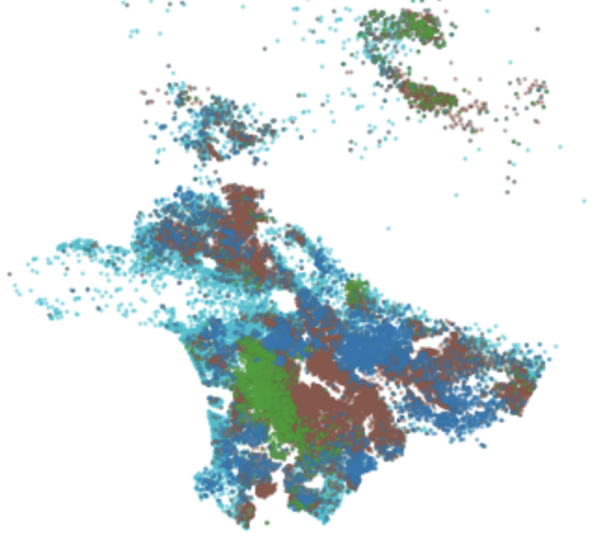
#> input picture exampleImages/la_county_small.png, 611 x 542 px, shrunk from 1018 x 904 before the run
$ python morphsnakesExample.py
#> lines starting #> are read from the running program, lines starting #| are printed output that depends on the picture; after the words box and inside, x2 and y2 are one past the last pixel; in counts of white or black regions, pixels touching at a corner belong together; long printed decimals are rounded
### model/contour.py
import numpy as np
import matplotlib.pyplot as plt
from skimage.color import rgb2gray
from skimage import io
from skimage.filters import gaussian
from skimage.segmentation import active_contour, quickshift
from skimage.util import img_as_float
from random import randint
import cv2
from shapely.geometry import Polygon
from shapely.geometry import Point


def count_population(path):
    img = cv2.imread(path, cv2.IMREAD_GRAYSCALE)
    n_white_pix = np.sum(img != 255)
    return n_white_pix * 100


# [46 lines left out: functions find_population_in_contour, score, not called in this run]


# [43 lines that do not run on import are left out]

    # [9 lines of commented-out code are left out]

### model/clustering.py
import numpy as np
import matplotlib.pyplot as plt
from skimage import io
from sklearn.cluster import KMeans
import cv2

def find_centers(PATH, viz=False):

    # [17 lines left out: function getColor, not called in this run]


    n = 8
    img = cv2.imread(PATH, cv2.IMREAD_GRAYSCALE)
    pts = np.array([[0, 0]])
    for i in range(img.shape[0]):
        for j in range(img.shape[1]):
            if (img[i][j] < 250):
                pts = np.append(pts, [[i, j]], axis=0)

    clf = KMeans(n_clusters=n, random_state=0)
    clf.fit(pts)

    if viz:
        clf.fit(pts)
        print('Num clusters=', n)
        print('Cluster centers:', clf.cluster_centers_)

        img = cv2.imread(PATH)
        for p, l in zip(pts, clf.labels_):
            img[p[0]][p[1]] = getColor(l)

        cv2.imwrite('result_KMeans.jpg', img)

        fig, ax = plt.subplots(figsize=(7, 7))
        ax.imshow(img)
        ax.set_xticks([]), ax.set_yticks([])
        ax.axis([0, img.shape[1], img.shape[0], 0])
        plt.show()

    return clf.cluster_centers_

### model/morphsnakes.py
# -*- coding: utf-8 -*-

"""
====================
Morphological Snakes
====================

*Morphological Snakes* [1]_ are a family of methods for image segmentation.
Their behavior is similar to that of active contours (for example, *Geodesic
Active Contours* [2]_ or *Active Contours without Edges* [3]_). However,
*Morphological Snakes* use morphological operators (such as dilation or
erosion) over a binary array instead of solving PDEs over a floating point
array, which is the standard approach for active contours. This makes
*Morphological Snakes* faster and numerically more stable than their
traditional counterpart.

There are two *Morphological Snakes* methods available in this implementation:
*Morphological Geodesic Active Contours* (**MorphGAC**, implemented in the
function ``morphological_geodesic_active_contour``) and *Morphological Active
Contours without Edges* (**MorphACWE**, implemented in the function
``morphological_chan_vese``).

**MorphGAC** is suitable for images with visible contours, even when these
contours might be noisy, cluttered, or partially unclear. It requires, however,
that the image is preprocessed to highlight the contours. This can be done
using the function ``inverse_gaussian_gradient``, although the user might want
to define their own version. The quality of the **MorphGAC** segmentation
depends greatly on this preprocessing step.

On the contrary, **MorphACWE** works well when the pixel values of the inside
and the outside regions of the object to segment have different averages.
Unlike **MorphGAC**, **MorphACWE** does not require that the contours of the
object are well defined, and it works over the original image without any
preceding processing. This makes **MorphACWE** easier to use and tune than
**MorphGAC**.

References
----------

.. [1] A Morphological Approach to Curvature-based Evolution of Curves and
       Surfaces, Pablo Márquez-Neila, Luis Baumela and Luis Álvarez. In IEEE
       Transactions on Pattern Analysis and Machine Intelligence (PAMI),
       2014, DOI 10.1109/TPAMI.2013.106
.. [2] Geodesic Active Contours, Vicent Caselles, Ron Kimmel and Guillermo
       Sapiro. In International Journal of Computer Vision (IJCV), 1997,
       DOI:10.1023/A:1007979827043
.. [3] Active Contours without Edges, Tony Chan and Luminita Vese. In IEEE
       Transactions on Image Processing, 2001, DOI:10.1109/83.902291

"""
__author__ = "P. Márquez Neila <p.mneila@upm.es>"


from itertools import cycle

import numpy as np
from scipy import ndimage as ndi

__all__ = ['morphological_chan_vese',
           'morphological_geodesic_active_contour',
           'inverse_gaussian_gradient',
           'circle_level_set',
           'checkerboard_level_set'
           ]


__version__ = (2, 0, 1)
__version_str__ = ".".join(map(str, __version__))


class _fcycle(object):

    def __init__(self, iterable):
        """Call functions from the iterable each time it is called."""
        self.funcs = cycle(iterable)

    def __call__(self, *args, **kwargs):
        f = next(self.funcs)
        return f(*args, **kwargs)


# SI and IS operators for 2D and 3D.
_P2 = [np.eye(3),
       np.array([[0, 1, 0]] * 3),
       np.flipud(np.eye(3)),
       np.rot90([[0, 1, 0]] * 3)]
_P3 = [np.zeros((3, 3, 3)) for i in range(9)]

_P3[0][:, :, 1] = 1
_P3[1][:, 1, :] = 1
_P3[2][1, :, :] = 1
_P3[3][:, [0, 1, 2], [0, 1, 2]] = 1
_P3[4][:, [0, 1, 2], [2, 1, 0]] = 1
_P3[5][[0, 1, 2], :, [0, 1, 2]] = 1
_P3[6][[0, 1, 2], :, [2, 1, 0]] = 1
_P3[7][[0, 1, 2], [0, 1, 2], :] = 1
_P3[8][[0, 1, 2], [2, 1, 0], :] = 1


def sup_inf(u):
    """SI operator."""

    if np.ndim(u) == 2:
        P = _P2
    elif np.ndim(u) == 3:
        P = _P3
    else:
        raise ValueError("u has an invalid number of dimensions "
                         "(should be 2 or 3)")

    erosions = []
    for P_i in P:
        erosions.append(ndi.binary_erosion(u, P_i))

    return np.array(erosions, dtype=np.int8).max(0)


def inf_sup(u):
    """IS operator."""

    if np.ndim(u) == 2:
        P = _P2
    elif np.ndim(u) == 3:
        P = _P3
    else:
        raise ValueError("u has an invalid number of dimensions "
                         "(should be 2 or 3)")

    dilations = []
    for P_i in P:
        dilations.append(ndi.binary_dilation(u, P_i))

    return np.array(dilations, dtype=np.int8).min(0)


_curvop = _fcycle([lambda u: sup_inf(inf_sup(u)),   # SIoIS
                   lambda u: inf_sup(sup_inf(u))])  # ISoSI


def _check_input(image, init_level_set):
    """Check that shapes of `image` and `init_level_set` match."""
    if not image.ndim in [2, 3]:
        raise ValueError("`image` must be a 2 or 3-dimensional array.")

    if len(image.shape) != len(init_level_set.shape):
        raise ValueError("The dimensions of the initial level set do not "
                         "match the dimensions of the image.")


def _init_level_set(init_level_set, image_shape):
    """Auxiliary function for initializing level sets with a string.

    If `init_level_set` is not a string, it is returned as is.
    """
    if isinstance(init_level_set, str):
        if init_level_set == 'checkerboard':
            res = checkerboard_level_set(image_shape)
        elif init_level_set == 'circle':
            res = circle_level_set(image_shape)
        else:
            raise ValueError("`init_level_set` not in "
                             "['checkerboard', 'circle']")
    else:
        res = init_level_set
    return res


def circle_level_set(image_shape, center=None, radius=None):
    """Create a circle level set with binary values.

    Parameters
    ----------
    image_shape : tuple of positive integers
        Shape of the image
    center : tuple of positive integers, optional
        Coordinates of the center of the circle given in (row, column). If not
        given, it defaults to the center of the image.
    radius : float, optional
        Radius of the circle. If not given, it is set to the 75% of the
        smallest image dimension.

    Returns
    -------
    out : array with shape `image_shape`
        Binary level set of the circle with the given `radius` and `center`.

    See also
    --------
    checkerboard_level_set
    """

    if center is None:
        center = tuple(i // 2 for i in image_shape)

    if radius is None:
        radius = min(image_shape) * 3.0 / 8.0

    grid = np.mgrid[[slice(i) for i in image_shape]]
    grid = (grid.T - center).T
    phi = radius - np.sqrt(np.sum((grid)**2, 0))
    res = np.int8(phi > 0)
    return res


# [58 lines left out: functions checkerboard_level_set, inverse_gaussian_gradient, not called in this run]


def morphological_chan_vese(image, iterations, init_level_set='checkerboard',
                            smoothing=1, lambda1=1, lambda2=1,
                            iter_callback=lambda x: None):
    """Morphological Active Contours without Edges (MorphACWE)

    Active contours without edges implemented with morphological operators. It
    can be used to segment objects in images and volumes without well defined
    borders. It is required that the inside of the object looks different on
    average than the outside (i.e., the inner area of the object should be
    darker or lighter than the outer area on average).

    Parameters
    ----------
    image : (M, N) or (L, M, N) array
        Grayscale image or volume to be segmented.
    iterations : uint
        Number of iterations to run
    init_level_set : str, (M, N) array, or (L, M, N) array
        Initial level set. If an array is given, it will be binarized and used
        as the initial level set. If a string is given, it defines the method
        to generate a reasonable initial level set with the shape of the
        `image`. Accepted values are 'checkerboard' and 'circle'. See the
        documentation of `checkerboard_level_set` and `circle_level_set`
        respectively for details about how these level sets are created.
    smoothing : uint, optional
        Number of times the smoothing operator is applied per iteration.
        Reasonable values are around 1-4. Larger values lead to smoother
        segmentations.
    lambda1 : float, optional
        Weight parameter for the outer region. If `lambda1` is larger than
        `lambda2`, the outer region will contain a larger range of values than
        the inner region.
    lambda2 : float, optional
        Weight parameter for the inner region. If `lambda2` is larger than
        `lambda1`, the inner region will contain a larger range of values than
        the outer region.
    iter_callback : function, optional
        If given, this function is called once per iteration with the current
        level set as the only argument. This is useful for debugging or for
        plotting intermediate results during the evolution.

    Returns
    -------
    out : (M, N) or (L, M, N) array
        Final segmentation (i.e., the final level set)

    See also
    --------
    circle_level_set, checkerboard_level_set

    Notes
    -----

    This is a version of the Chan-Vese algorithm that uses morphological
    operators instead of solving a partial differential equation (PDE) for the
    evolution of the contour. The set of morphological operators used in this
    algorithm are proved to be infinitesimally equivalent to the Chan-Vese PDE
    (see [1]_). However, morphological operators are do not suffer from the
    numerical stability issues typically found in PDEs (it is not necessary to
    find the right time step for the evolution), and are computationally
    faster.

    The algorithm and its theoretical derivation are described in [1]_.

    References
    ----------
    .. [1] A Morphological Approach to Curvature-based Evolution of Curves and
           Surfaces, Pablo Márquez-Neila, Luis Baumela, Luis Álvarez. In IEEE
           Transactions on Pattern Analysis and Machine Intelligence (PAMI),
           2014, DOI 10.1109/TPAMI.2013.106
    """
    print('Calling local morphological_chan_vese')
    counter = 0
    init_level_set = _init_level_set(init_level_set, image.shape)

    _check_input(image, init_level_set)

    u = np.int8(init_level_set > 0)

    iter_callback(u, counter)

    res = 0

    for _ in range(iterations):

        # inside = u > 0
        # outside = u <= 0
        c0 = (image * (1 - u)).sum() / float((1 - u).sum() + 1e-8)
        c1 = (image * u).sum() / float(u.sum() + 1e-8)

        # Image attachment
        du = np.gradient(u)
        abs_du = np.abs(du).sum(0)

        # abs_du = (1-res)*abs_du

        aux = abs_du * (lambda1 * (image - c1)**2 - lambda2 * (image - c0)**2)

        u[aux < 0] = 1
        u[aux > 0] = 0

        # Smoothing
        for _ in range(smoothing):
            u = _curvop(u)

        res = iter_callback(u, counter, res)

        if res > 0.97:
            return (u, res)

        counter += 1

    return (u, res)


# [125 lines left out: function morphological_geodesic_active_contour, not called in this run]

### model/morphsnakesExample.py
import os
import logging
import cv2
import numpy as np
from imageio import imread
import matplotlib
from matplotlib import pyplot as plt
from skimage.segmentation import mark_boundaries, find_boundaries
from contour import count_population
import morphsnakes as ms
from threading import Thread
from clustering import *


def rgb2gray(img):
    """Convert a RGB image to gray scale."""
    return 0.2989 * img[..., 0] + 0.587 * img[..., 1] + 0.114 * img[..., 2]


# in case you are running on machine without display, e.g. server
if os.environ.get('DISPLAY', '') == '':
    logging.warning('No display found. Using non-interactive Agg backend.')
    # matplotlib.use('Agg')


PATH_IMG_LA = '../exampleImages/la_county_small.png'
PAUSE_TIME = 0.000001

num_districts = 8

# Load the image.
imgcolor = imread(PATH_IMG_LA)
#> imgcolor is the input picture: shape (542, 611, 4); mean R, G, B, A 218.5, 226.8, 227.9, 255
imgcolor = imgcolor / 255
img = rgb2gray(imgcolor)
#> in rgb2gray, `return 0.2989 * img[..., 0] + 0.587 * img[..., 1] + 0.114 * img[..., 2]`:
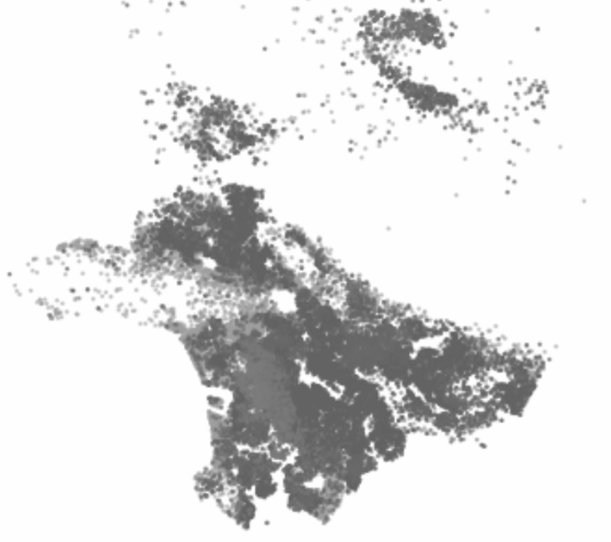
#> returned value: shape (542, 611) float64; min 0.373, max 1, mean 0.88

population_count = count_population(PATH_IMG_LA)
#> in count_population, `n_white_pix = np.sum(img != 255)`: n_white_pix = 107225
#> population_count = 10722500
print(population_count)
#| 10722500


def find_population_in_level_set(levelset):
    population = 0

    for i in range(len(levelset)):
        for j in range(len(levelset[i])):
            pix = (img[i][j])
            if (levelset[i][j] == 1) and pix < 0.9:
                # print(i, j, pix)
                population += 1

    # [4 lines of commented-out code are left out]

    return population*200


def score(levelset, district_count, population):
    district_population = find_population_in_level_set(levelset)
    ideal_count = population / district_count

    ratio1 = district_population/ideal_count
    return ratio1


def visual_callback_2d(background, fig=None):
    """
    Returns a callback than can be passed as the argument `iter_callback`
    of `morphological_geodesic_active_contour` and
    `morphological_chan_vese` for visualizing the evolution
    of the levelsets. Only works for 2D images.

    Parameters
    ----------
    background : (M, N) array
        Image to be plotted as the background of the visual evolution.
    fig : matplotlib.figure.Figure
        Figure where results will be drawn. If not given, a new figure
        will be created.

    Returns
    -------
    callback : Python function
        A function that receives a levelset and updates the current plot
        accordingly. This can be passed as the `iter_callback` argument of
        `morphological_geodesic_active_contour` and
        `morphological_chan_vese`.

    """

    # Prepare the visual environment.
    if fig is None:
        fig = plt.figure()
    fig.clf()
    ax1 = fig.add_subplot(111)
    ax1.imshow(background, cmap=plt.cm.gray)

    #ax2 = fig.add_subplot(1, 2, 2)
    #ax_u = ax2.imshow(np.zeros_like(background), vmin=0, vmax=1)

    plt.pause(PAUSE_TIME)

    def callback(levelset, counter, prevscore=0):
        # print(levelset.shape)
        if counter % 15 == 0:
            cur_score = score(levelset, num_districts, population_count)
            print('Districts: ', num_districts, ', Score:', cur_score)

            if (cur_score > 0.97):
                print('Done with contour, score=', cur_score)
                return cur_score

        if ax1.collections:
            del ax1.collections[0]

        ax1.contour(levelset, [0.5], colors='r')
        #ax_u.set_data(levelset)
        fig.canvas.draw()

        plt.pause(PAUSE_TIME)
        return prevscore

    return callback


# def example_nodule():
#     logging.info('Running: example_nodule (MorphGAC)...')

#     # Load the image.
#     img = imread(PATH_IMG_NODULE)[..., 0] / 255.0

#     # g(I)
#     gimg = ms.inverse_gaussian_gradient(img, alpha=1000, sigma=5.48)

#     # Initialization of the level-set.
#     init_ls = ms.circle_level_set(img.shape, (100, 126), 20)

#     # Callback for visual plotting
#     callback = visual_callback_2d(img)

#     # MorphGAC.
#     ms.morphological_geodesic_active_contour(gimg, iterations=45,
#                                              init_level_set=init_ls,
#                                              smoothing=1, threshold=0.31,
#                                              balloon=1, iter_callback=callback)


# def example_starfish():
#     logging.info('Running: example_starfish (MorphGAC)...')

#     # Load the image.
#     imgcolor = imread(PATH_IMG_STARFISH) / 255.0
#     img = rgb2gray(imgcolor)

#     # g(I)
#     gimg = ms.inverse_gaussian_gradient(img, alpha=1000, sigma=2)

#     # Initialization of the level-set.
#     init_ls = ms.circle_level_set(img.shape, (163, 137), 135)

#     # Callback for visual plotting
#     callback = visual_callback_2d(imgcolor)

#     # MorphGAC.
#     ms.morphological_geodesic_active_contour(gimg, iterations=100,
#                                              init_level_set=init_ls,
#                                              smoothing=2, threshold=0.3,
#                                              balloon=-1, iter_callback=callback)


# def example_coins():
#     logging.info('Running: example_coins (MorphGAC)...')

#     # Load the image.
#     img = imread(PATH_IMG_COINS) / 255.0

#     # g(I)
#     gimg = ms.inverse_gaussian_gradient(img)

#     # Manual initialization of the level set
#     init_ls = np.zeros(img.shape, dtype=np.int8)
#     init_ls[10:-10, 10:-10] = 1

#     # Callback for visual plotting
#     callback = visual_callback_2d(img)

#     # MorphGAC.
#     ms.morphological_geodesic_active_contour(gimg, 230, init_ls,
#                                              smoothing=1, threshold=0.69,
#                                              balloon=-1, iter_callback=callback)

def example_la():
    logging.info('Running: example_lakes (MorphACWE)...')
    global img
    global num_districts
    # mouse callback function
    points = find_centers(PATH_IMG_LA)

    # [16 lines of commented-out code are left out]

    num_districts = len(points)

    # MorphACWE does not need g(I)
    all_scores = []
    # Initialization of the level-set.
    for point in points:
        init_ls = ms.circle_level_set(img.shape, point, 40)

        # Callback for visual plotting
        callback = visual_callback_2d(imgcolor)

        # Morphological Chan-Vese (or ACWE)
        r, score = ms.morphological_chan_vese(img, iterations=100,
                                              init_level_set=init_ls,
                                              smoothing=3, lambda1=1, lambda2=1,
                                              iter_callback=callback)
#> in _init_level_set, `res = init_level_set`:
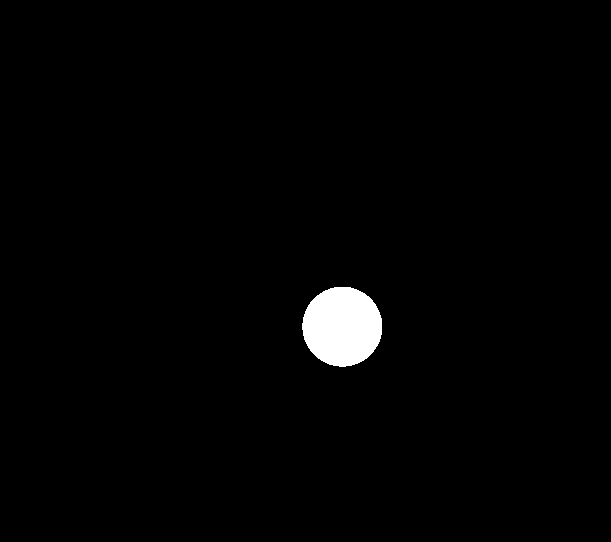
#> res: shape (542, 611) int8; values 0 (black) and 1 (white), 1.5% white; 1 white region, box (x1, y1, x2, y2) and area: (302, 287, 382, 367) 5022
#> after the loop in find_population_in_level_set, `for i in range(len(levelset)):`: population = 4945
#> in score, `district_population = find_population_in_level_set(levelset)`: district_population = 989000
#> in score, `ideal_count = population / district_count`: ideal_count = 1340312.5
#> in score, `ratio1 = district_population/ideal_count`: ratio1 = 0.738
#| Districts:  8 , Score: 0.7379
#> in callback, `plt.pause(PAUSE_TIME)`:
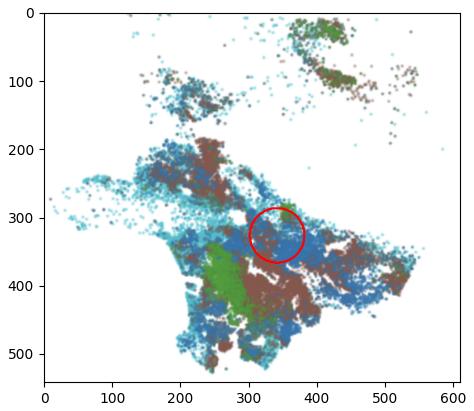
#> figure drawn by matplotlib, 1 panel
#> the loop in morphological_chan_vese, `for _ in range(iterations):` made 1 pass
#> (c0, c1) on pass 1: (0.886, 0.472)
#> (printed output is left out)
#> pass 1, in morphological_chan_vese, `aux = abs_du * (lambda1 * (image - c1)**2 - lambda2 * (image - c0)**2)`:
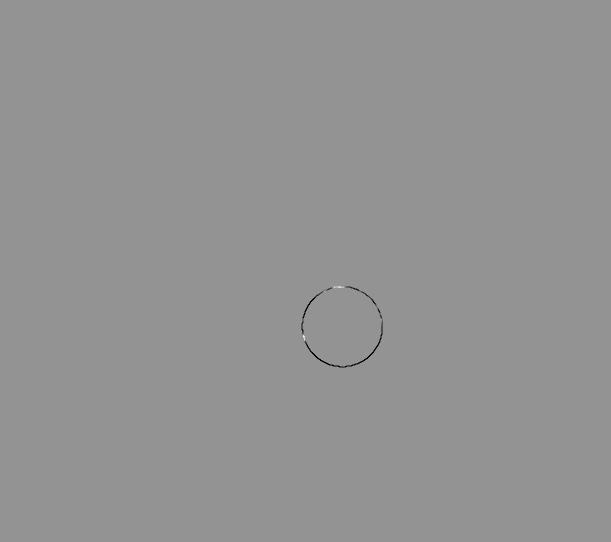
#> aux: shape (542, 611) float64; min -0.242, max 0.177, mean -0.000168; drawn with min black and max white
#> after the loop in morphological_chan_vese, `for _ in range(iterations):`:
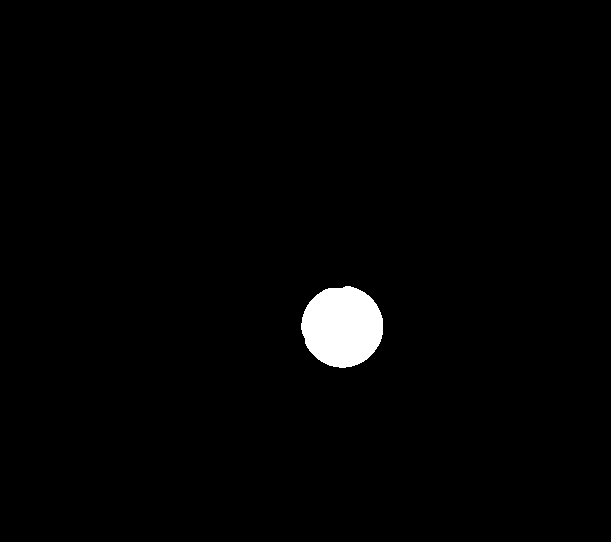
#> u: shape (542, 611) int8; values 0 (black) and 1 (white), 1.6% white; 1 white region, box (x1, y1, x2, y2) and area: (301, 286, 383, 368) 5216
#> after the loop in morphological_chan_vese, `for _ in range(iterations):`: counter = 0

        all_scores.append(score)
        bounder = find_boundaries(r, mode='thick').astype(np.uint8)
        imgcolor[bounder!=0] = (255, 0, 0, 1)

        r = 1 - r
        imgmod = cv2.bitwise_and(imgcolor, imgcolor, mask=r)
        img = rgb2gray(imgmod)

    print('All Scores:', all_scores)
    total_score = 0
    for score in all_scores:
        if score > 1:
            total_score += (1 - (score - 1))
        else:
            total_score += score

    print('Total Score:', total_score)

    # [33 lines of commented-out code are left out]


if __name__ == '__main__':
    logging.basicConfig(level=logging.DEBUG)
#> (the run stopped early here; a loop or call above may not have finished)
